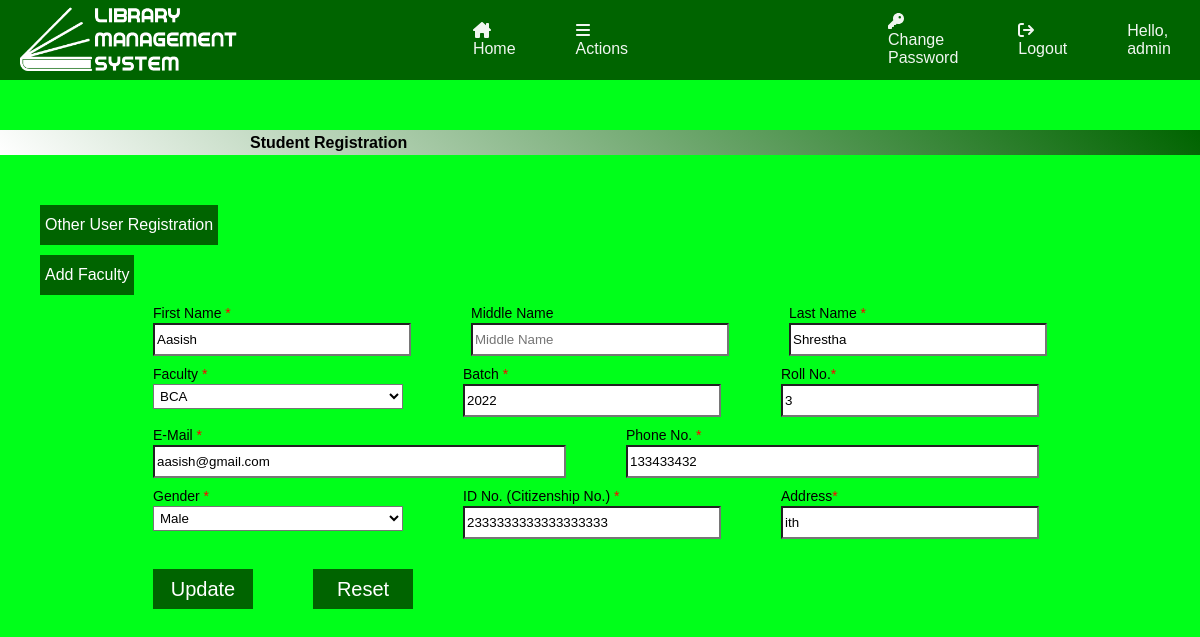
The page /Admins/updateStudent.php?sid=1&action=e (signed in) on the database its author committed.
### tables this page shows
CREATE TABLE `user_tbl` (
  `id` int(20) NOT NULL,
  `fname` varchar(50) NOT NULL,
  `mname` varchar(50) NOT NULL,
  `lname` varchar(50) NOT NULL,
  `email` varchar(100) NOT NULL,
  `role` varchar(44) NOT NULL,
  `user_uid` varchar(60) NOT NULL,
  `password` varchar(40) NOT NULL
);

CREATE TABLE `student_tbl` (
  `sid` int(11) NOT NULL,
  `faculty_id` int(20) NOT NULL,
  `batch` varchar(20) NOT NULL,
  `rollno` int(44) NOT NULL,
  `stuid` varchar(60) NOT NULL,
  `phone` bigint(44) NOT NULL,
  `gender` varchar(20) NOT NULL,
  `idno` varchar(40) NOT NULL,
  `address` varchar(50) NOT NULL
);

### Admins/updateStudent.php (the view, shortened to what this page needs)
<?php require('adminHeader.php');
require('../config.php');
$sid = $_GET['sid'];
$action = $_GET['action'];
if ($action == 'e') {
    $sql = "SELECT * FROM `student_tbl` WHERE `sid`=$sid";
    $result = mysqli_query($conn, $sql) or die('error0');
    $row = mysqli_fetch_assoc($result);
    $batch = $row['batch'];
    $rollno = $row['rollno'];
    $stuid = $row['stuid'];
    $phone = $row['phone'];
    $gender = $row['gender'];
    $idno = $row['idno'];
    $address = $row['address'];
    $fid = $row['faculty_id'];
    $query = "SELECT * FROM faculty_tbl WHERE fid ='$fid'";
    $res = mysqli_query($conn, $query);
    $rowf = mysqli_fetch_assoc($res);
    $facname = $rowf['faculty_name'];
    $sql1 = "SELECT * FROM user_tbl WHERE user_uid= '$stuid' AND `role`='student'";
    $result1 = mysqli_query($conn, $sql1);
    $row1 = mysqli_fetch_assoc($result1);
    $fname = $row1['fname'];
    $mname = $row1['mname'];
    $lname = $row1['lname'];
    $email = $row1['email'];
?>
    <!DOCTYPE html>
    <html lang="en">
    <head>
        <link rel="stylesheet" href="css/addForm.css">
    </head>
    <body>
        <header>
            <div class="title">
                <h4>Student Registration</h4>
            </div>
            <div class="ex-link">
                <a href="addOtherUser.php">Other User Registration</a>
            </div>
            <div class="ex-link">
                <a href="addFaculty.php">Add Faculty</a>
            </div>
        </header>
        <div class="content">
            <main class="form-container">
                <form action="#" method="POST" class="studentForm">
                    <div class="form-row">
                        <div class="form-group">
                            <label for="fname">First Name <span style="color: red;">*</span></label>
                            <input type="text" value="<?php echo $fname; ?>" name="fname" placeholder="First Name" required>
                        </div>
                        <div class="form-group">
                            <label for="mname">Middle Name</label>
                            <input type="text" value="<?php echo $mname; ?>" name="mname" placeholder="Middle Name">
                        </div>
                        <div class="form-group">
                            <label for="lname">Last Name <span style="color: red;">*</span></label>
                            <input type="text" value="<?php echo $lname; ?>" name="lname" placeholder="Last Name" required>
                        </div>
                    </div>
                    <div class="form-row">
                        <div class="form-group">
                            <label for="Faculty">Faculty <span style="color: red;">*</span></label>
                            <select name="faculty">
                                <?php
                                $query = "SELECT * FROM faculty_tbl";
                                $result = mysqli_query($conn, $query);
                                if (mysqli_num_rows($result) > 0) {
                                    while ($rows = mysqli_fetch_assoc($result)) { ?>
                                        <option value="<?php echo $rows['fid']  ?>" <?php if ($facname == $rows['faculty_name']) {
                                                                                        echo 'selected';
                                                                                    } ?>><?php echo $rows['faculty_name']  ?></option>
                                <?php
                                    }
                                }
                                ?>
                            </select>
                        </div>
                        <div class="form-group">
                            <label for="batch">Batch <span style="color: red;">*</span></label>
                            <input type="number" value="<?php echo $batch; ?>" name="batch" min="2000" max="2099" step="1" value="2022" required>
                        </div>
                        <div class="form-group">
                            <label for="roll-no">Roll No.<span style="color: red;">*</span></label>
                            <input type="number" value="<?php echo $rollno; ?>" name="rollno" min="0" step="1" placeholder="Enter Roll No." required>
                        </div>
                    </div>
                    <div class="form-row">
                        <div class="form-group">
                            <label for="email">E-Mail <span style="color: red;">*</span></label>
                            <input type="email" value="<?php echo $email; ?>" name="email" placeholder="xyz@gmail.com" required>
                        </div>
                        <div class="form-group">
                            <label for="Phone">Phone No. <span style="color: red;">*</span></label>
                            <input type="tel" value="<?php echo $phone; ?>" name="phone" placeholder="Phone Number" required>
                        </div>
                    </div>
                    <div class="form-row">
                        <div class="form-group">
                            <label for="gender"> Gender <span style="color: red;">*</span> </label>
                            <select name="gender">
                                <option value="male" <?php if ($gender == 'male') {
                                                            echo 'selected';
                                                        } ?>>Male</option>
                            </select>
                        </div>
                        <div class="form-group">
                            <label for="idno">ID No. (Citizenship No.) <span style="color: red;">*</span></label>
                            <input type="text" value="<?php echo $idno; ?>" name="idno" placeholder="ID Number" required>
                        </div>
                        <div class="form-group">
                            <label for="address">Address<span style="color: red;">*</span></label>
                            <input type="text" class="address" value="<?php echo $address; ?>" name="address" placeholder="Enter Address" required>
                        </div>
                    </div>
                    <div class="form-row">
                        <div class="form-btn">
                            <input type="submit" class="fbtn" name="update" value="Update">
                        </div>
                        <div class="form-btn">
                            <input type="reset" class="fbtn" name="reset" value="Reset">
                        </div>
                    </div>
                </form>
            </main>
        </div>
    </body>
    </html>
<?php }
?>

### css/header.css (style rules this page uses)
* { margin: 0; padding: 0; }
body { background-color: rgb(0, 255, 26); font-family: Arial, Helvetica, sans-serif; background-repeat: no-repeat; background-attachment: fixed; }

### Admins/css/addForm.css (style rules this page uses)
:root { --green: #006400; }
* { padding: 0; margin: 0; }
header .title { height: 25px; background: linear-gradient(45deg, white,var(--green)); padding-left: 250px; margin: 50px 0; line-height: 25px; display: flex; }
header .ex-link { height: 30px; background-color: var(--green); width: fit-content; line-height: 30px; padding: 5px; margin: 10px 40px; }
header .ex-link a { text-decoration: None; color: white; }
.content { display: grid; place-items: center; }
.form-row { display: flex; }
.form-group { display: flex; flex-direction: column; margin: 0 30px 10px; }
.form-group label { font-size: 14px; margin-bottom: 2px; }
.form-group input, .form-group select { width: 250px; height: 25px; padding: 2px; background-color: white; }
.form-group input[type=email],.form-group input[type=tel] { width: 405px; height: 25px; padding: 2px; }
.form-btn { margin: 20px 30px 10px 30px; }
.form-btn .fbtn { padding: 5px; background-color: var(--green); color: white; border: none; cursor: pointer; min-width: 100px; font-size: 20px; height: 40px; }

### rows shown on the page
user_tbl: fname "Aasish", lname "Shrestha", email "aasish@gmail.com"
student_tbl: batch "2022", rollno "3", phone "133433432", gender "Male", idno "2333333333333333333", address "ith"

### other values the page prints
$_SESSION['role'] "admin"
form field faculty "BCA"
